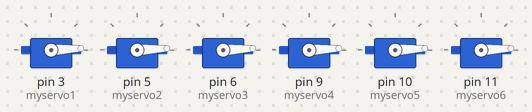
The sketch below on a simulated Arduino Uno, built with avr-gcc and run on an emulated ATmega328P. Shown: 6 × servo.

Above: at 0.05 s.
At 0.45 s:
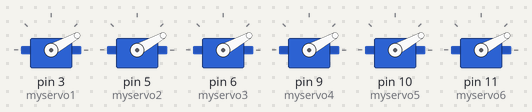
At 0.65 s:
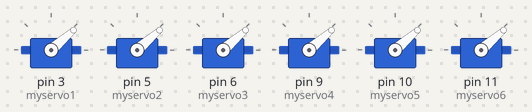
At 1.3 s:
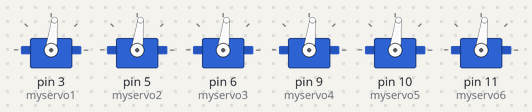
At 1.9 s:
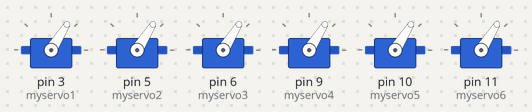
At 2.55 s:
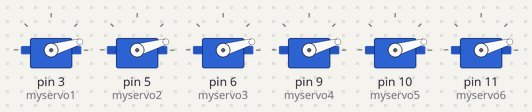
Timing chart, 0 to 6.5 s (numbered marks = the images above):
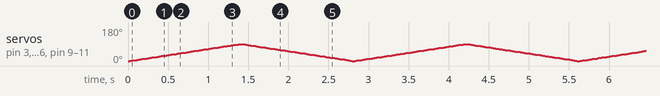

The sketch:

arduino_code1.ino
```cpp
#include <Servo.h>

Servo myservo1;  // create servo object to control a servo
// twelve servo objects can be created on most boards
Servo myservo2;  // create servo object to control a servo
// twelve servo objects can be created on most boards
Servo myservo3;  // create servo object to control a servo
// twelve servo objects can be created on most boards
Servo myservo4;  // create servo object to control a servo
// twelve servo objects can be created on most boards
Servo myservo5;  // create servo object to control a servo
// twelve servo objects can be created on most boards
Servo myservo6;  // create servo object to control a servo
// twelve servo objects can be created on most boards

int pos = 0;    // variable to store the servo position

void setup() {
  myservo1.attach(3);  // attaches the servo on pin 3 to the servo object
  myservo2.attach(5);  // attaches the servo on pin 5 to the servo object
  myservo3.attach(6);  // attaches the servo on pin 6 to the servo object
  myservo4.attach(9);  // attaches the servo on pin 9 to the servo object
  myservo5.attach(10);  // attaches the servo on pin 10 to the servo object
  myservo6.attach(11);  // attaches the servo on pin 11 to the servo object
}

void loop() {
  for (pos = 0; pos <= 90; pos += 1) { // goes from 0 degrees to 90 degrees
    // in steps of 1 degree
    myservo1.write(pos);  // tell servo to go to position in variable 'pos'
    myservo2.write(pos);  // tell servo to go to position in variable 'pos'
    myservo3.write(pos);  // tell servo to go to position in variable 'pos'
    myservo4.write(pos);  // tell servo to go to position in variable 'pos'
    myservo5.write(pos);  // tell servo to go to position in variable 'pos'
    myservo6.write(pos);  // tell servo to go to position in variable 'pos'
    delay(15);                       // waits 15ms for the servo to reach the position
  }
  for (pos = 90; pos >= 0; pos -= 1) { // goes from 180 degrees to 0 degrees
    myservo1.write(pos);              // tell servo to go to position in variable 'pos'
    myservo2.write(pos);              // tell servo to go to position in variable 'pos'
    myservo3.write(pos);              // tell servo to go to position in variable 'pos'
    myservo4.write(pos);              // tell servo to go to position in variable 'pos'
    myservo5.write(pos);              // tell servo to go to position in variable 'pos'
    myservo6.write(pos);              // tell servo to go to position in variable 'pos'
    delay(15);                       // waits 15ms for the servo to reach the position
  }
}
```
